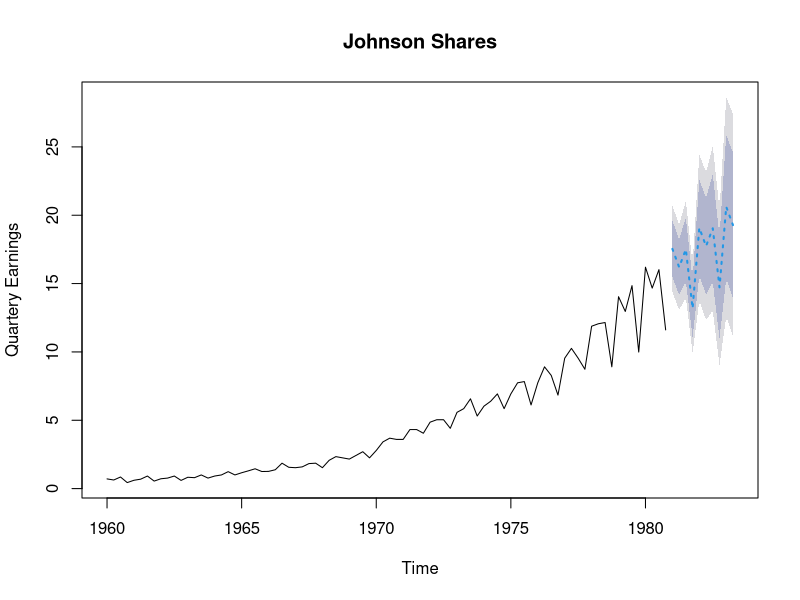
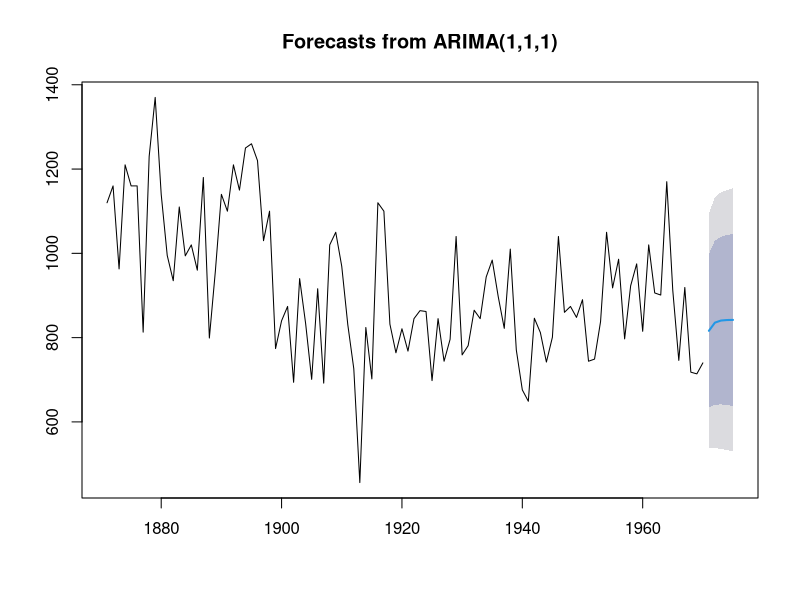

The R script that drew these images, in order:
#Times Series Analysis 
# is the price of Johnson and Johnson shares change over time
# are there quarterly effects with share prices rising & falling in a regular fashion throughtout the year
# Can you forecast what future share prices will be and to what degree of accuracy

#dataset - Johnson
#Quarterly earnings per Johnson Shares
#Steps - Plot, Describe, Decompose, Forecast - Simple MA, Exp, ARIMA

JohnsonJohnson

library(forecast)

#ets auto select best predicton model
?ets
#smoothing time series data using the exponential window function. Whereas in the simple moving average the past observations are weighted equally, exponential functions are used to assign exponentially decreasing weights over time

fit1 = ets(JohnsonJohnson)
fit1
#alpha - trend
#beta  = seasonal
#gamma  - irregular

JohnsonJohnson
head(JohnsonJohnson)
tail(JohnsonJohnson)

(f1= forecast(fit1,h=10))  # predictions
?forecast.ets
plot(f1, main='Johnson Shares', ylab='Quartery Earnings', xlab='Time', flty = 3)  # linetype for forecast area
#shaded portion is confidence intervals area

par(mfrow=c(1,1))

# ARIMA Forecasting : 
#popular and widely used statistical method for time series forecasting is the ARIMA model. ARIMA is an acronym that stands for AutoRegressive Integrated Moving Average.

#http://slideplayer.com/5259056/16/images/98/Seasonal+Components--Model+Selection.jpg # details of ARIMA

f2 = auto.arima(JohnsonJohnson)
summary(f2)
tail(JohnsonJohnson)  # last few values
forecast(f2,h=5)

#Auto ARIMA on Nile DataSet

Nile
#Auto ARIMA
library(forecast)
#forecast::auto.arima()
fit4 = auto.arima(Nile)
fit4

forecast(fit4,h=5)
plot(forecast(fit4,h=5))
#forecasting is generally done for limited periods
